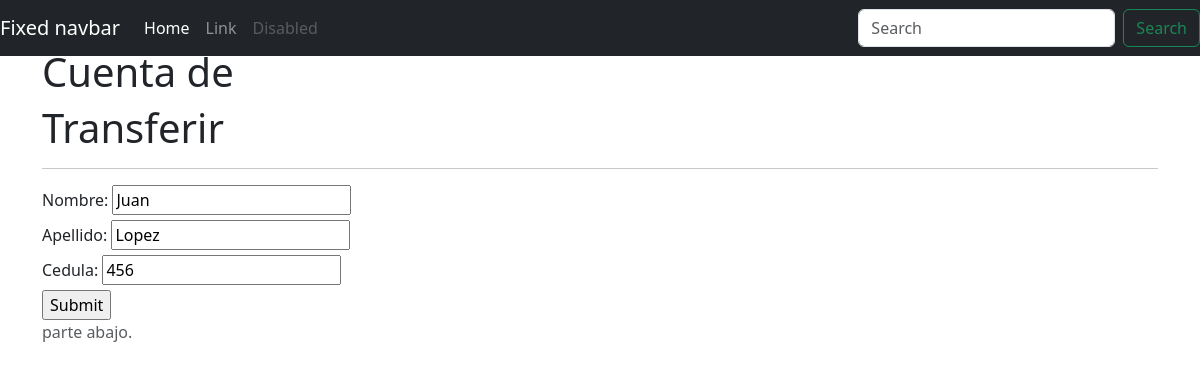
/cliente/editar/2, run on an earlier commit of the app's database.
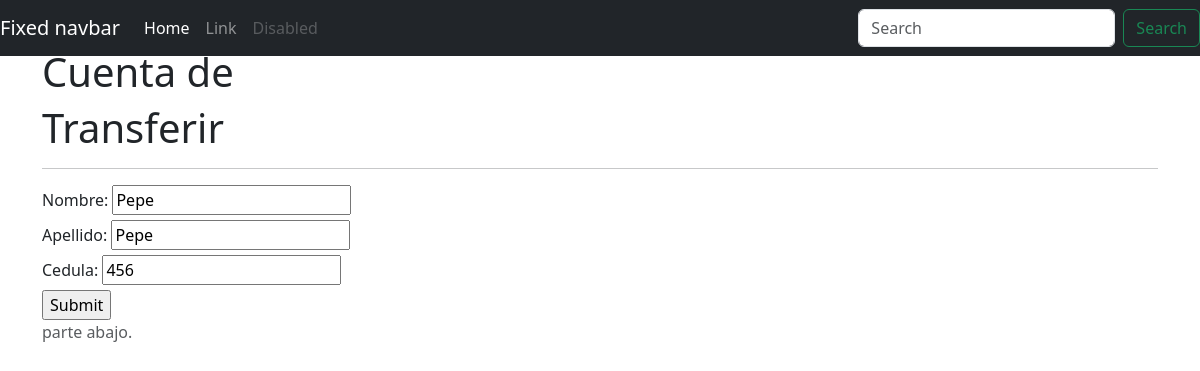
And on a later commit of the database.
### cuentas/models.py (models this page shows, shortened)
class Cliente(models.Model):
    nombre = models.CharField(max_length=50)
    apellido = models.CharField(max_length=50)
    cedula = models.CharField(max_length=12, unique=True)
    user = models.OneToOneField(User, related_name='cliente', on_delete=models.CASCADE, null=True, blank=True)

### cuentas/views.py (the view)
# urls.py: path('cliente/editar/<int:cliente_id>', editar_cliente, name='editar_cliente'),
def editar_cliente(request, cliente_id):
    mensaje_error = ""
    cliente = get_object_or_404(Cliente, id=cliente_id)
    if request.method == "POST":
        formulario = ClienteForm(request.POST, instance=cliente)
        if formulario.is_valid():
            cliente.nombre = formulario.cleaned_data['nombre']
            cliente.apellido = formulario.cleaned_data['apellido']
            cliente.cedula = formulario.cleaned_data['cedula']
            cliente.save()
            return HttpResponseRedirect(reverse("ver_cliente", args=[cliente.id]))
        else:
            mensaje_error = "Error en el formulario"
    else:
        formulario = ClienteForm(instance=cliente)
    return render(request, 'nuevo_cliente.html', {'formulario': formulario, 'mensaje_error': mensaje_error})

### cuentas/forms.py
class ClienteForm(forms.ModelForm):
    class Meta:
        model = Cliente
        fields = ['nombre', 'apellido', 'cedula']

### cuentas/templates/nuevo_cliente.html (shortened to what this page needs)
<!doctype html>
<html lang="es">
  <head>
    <link href="https://getbootstrap.com/docs/4.0/dist/css/bootstrap.min.css" rel="stylesheet">
    <link href="https://getbootstrap.com/docs/4.0/examples/sticky-footer-navbar/sticky-footer-navbar.css" rel="stylesheet">
  </head>
  <body>
    <header>
      <nav class="navbar navbar-expand-md navbar-dark fixed-top bg-dark">
        <a class="navbar-brand" href="#">Fixed navbar</a>
        <div class="collapse navbar-collapse" id="navbarCollapse">
          <ul class="navbar-nav mr-auto">
            <li class="nav-item active">
              <a class="nav-link" href="#">Home <span class="sr-only">(current)</span></a>
            </li>
            <li class="nav-item">
              <a class="nav-link" href="#">Link</a>
            </li>
            <li class="nav-item">
              <a class="nav-link disabled" href="#">Disabled</a>
            </li>
          </ul>
          <form class="form-inline mt-2 mt-md-0">
            <input class="form-control mr-sm-2" type="text" placeholder="Search" aria-label="Search">
            <button class="btn btn-outline-success my-2 my-sm-0" type="submit">Search</button>
          </form>
        </div>
      </nav>
    </header>
    <main role="main" class="container">
      <h1 class="mt-5">Cuenta de {{cuenta.cliente.nombre}} {{cuenta.cliente.apellido}}</h1>
       <h1>Transferir</h1>
       <hr>
       <form  method="post">
        {{ formulario }}
        <input type="submit" value="Submit">
        </form>
    </main>
    <footer class="footer">
      <div class="container">
        <span class="text-muted">parte abajo.</span>
      </div>
    </footer>
    <link href="https://cdn.jsdelivr.net/npm/bootstrap@5.3.3/dist/css/bootstrap.min.css" rel="stylesheet">
  </body>
</html>

What changed in the data, as far as the page shows it:
changed Cliente: nombre "Juan" → "Pepe"; apellido "Lopez" → "Pepe"
